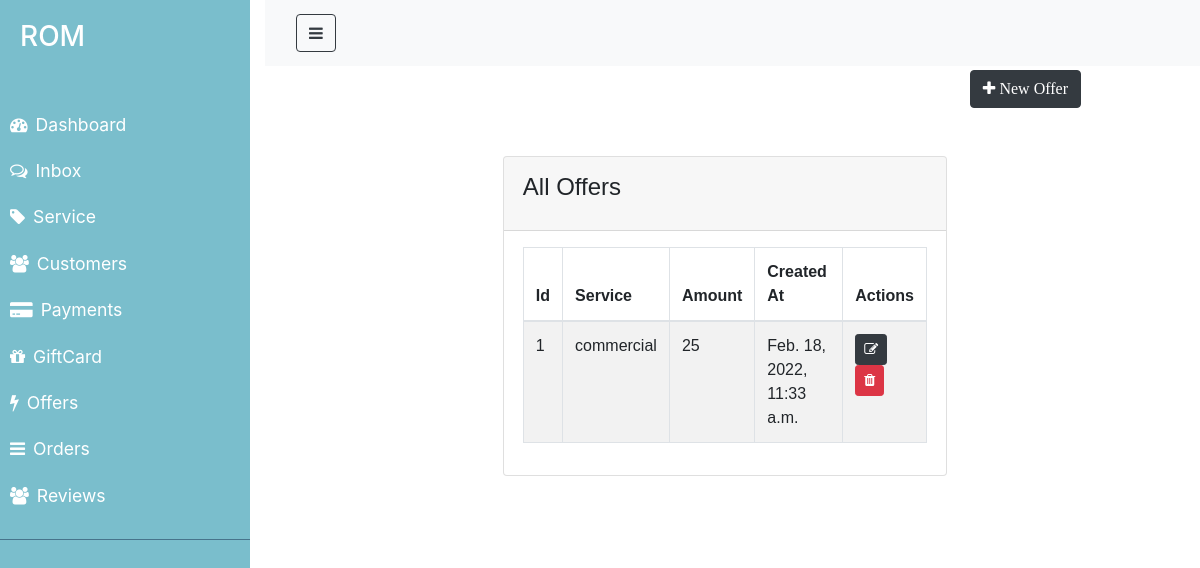
/offer_list/, run on an earlier commit of the app's database.
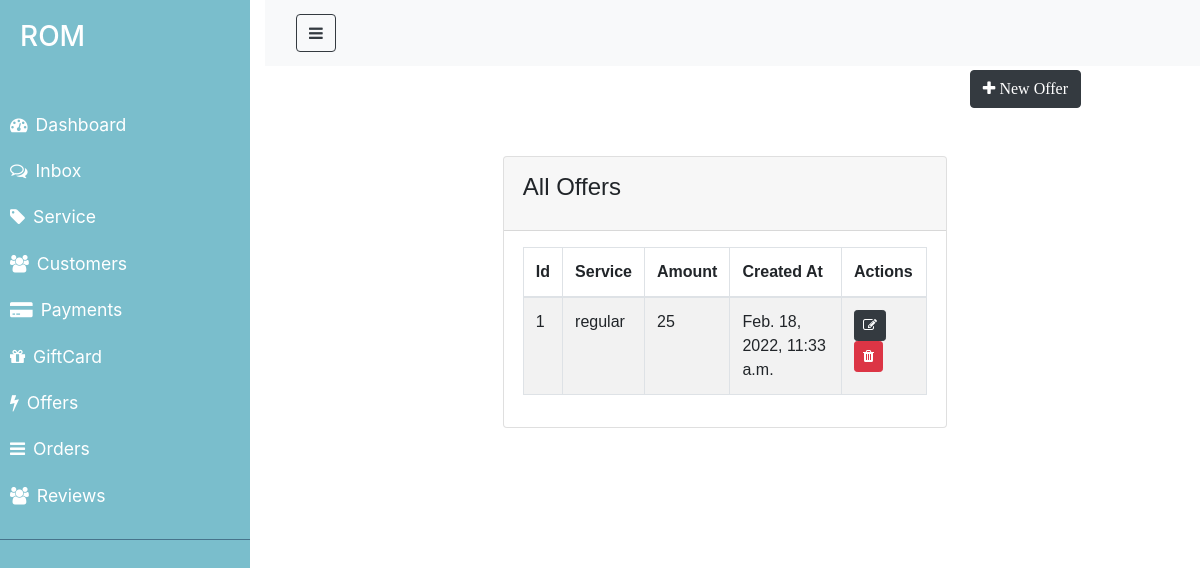
And on a later commit of the database.
### ROM/models.py (models this page shows, shortened)
class Offer(models.Model):
    service_id= models.ForeignKey('Service',on_delete=models.CASCADE,blank=True,null=True)
    offer_amount=models.IntegerField(null=False, blank=False)
    start_date=models.DateTimeField()
    end_date=models.DateTimeField()
    created_at=models.DateTimeField(auto_now_add=True)
    updated_at= models.DateTimeField(auto_now=True)

class Service(models.Model):
    CATEGORY=(
        ('regular', 'regular'),
        ('commercial', 'commercial'),
        ('personalized','personalized'),
    )
    category=models.CharField(max_length=100, null=False, blank=False,choices=CATEGORY, default='regular')
    description=models.TextField(null=False, blank=False)
    customer_id=models.ForeignKey('Customer',on_delete=models.CASCADE, blank=True,null=True)
    rating=models.IntegerField(null=True, blank=True)
    created_at=models.DateTimeField(auto_now_add=True)
    updated_at= models.DateTimeField(auto_now=True)

### ROM/views.py (the view)
# urls.py: path('offer_list/',views.getOfferList, name= 'offer_list'),
def getOfferList(request):
   offers= Offer.objects.all()
   return render(request, 'ROM/admin/offer_list.html', {'offers': offers})

### ROM/templates/ROM/admin/offer_list.html (shortened to what this page needs)
{% extends 'ROM/admin/layouts/admin_master.html' %}
{% block content %}
<div class="container">
    <div class="row justify content-end my-5">
        <a href="#" class="btn btn-dark ml-auto" >
            <i class ="fa fa-plus" aria-hidden="true"> New Offer </i>
        </a>
    </div>
    <div class="row justify-content-center my-5">
        <div class="col-lg-8">
            <div class="card">
                <div class="card-header">
                    <h4 class="card-title">All Offers</h4>
                </div>
                <div class="card-body">
                    <table class="table table-hover table-bordered table-striped">
                        <thead>
                            <tr>
                                <th>Id</th>
                                <th>Service</th>
                                <th>Amount</th>
                                <th>Created At</th>
                                <th>Actions</th>
                            </tr>
                        </thead>
                        <tbody>
                            {% for object in offers %}
                               <tr>
                                   <td>{{object.id}}</td>
                                   <td>{{object.service_id.category}}</td>
                                   <td>{{object.offer_amount}}</td>
                                   <td>{{object.created_at}}</td>
                                   <td>
                                       <a href="{% url 'update_offer' object.id %}"
                                        class="btn btn-dark btn-sm">
                                         <i class="fa fa-edit"></i>
                                       </a>
                                       <a href="{% url 'delete_offer' object.id %}"
                                        class="btn btn-danger btn-sm">
                                         <i class="fa fa-trash"></i>
                                       </a>
                                   </td>
                               </tr>
                            {% endfor %}
                        </tbody>
                    </table>
                </div>
            </div>
        </div>
    </div>
</div>
{% endblock %}

What changed in the data, as far as the page shows it:
changed through a linked row, Offer id 1: service_id.category "commercial" → "regular"
